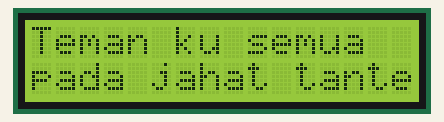
A sketch run on a simulated Arduino Uno, built with avr-gcc and run on an emulated ATmega328P. Parts: 16×2 character LCD.

Above: at 0.1 s.
At 3.7 s:
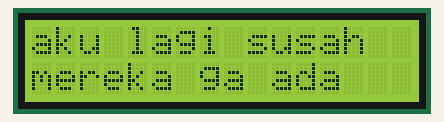
At 7.2 s:
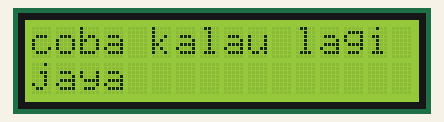
At 10.2 s:
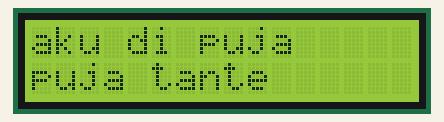

Measured:
- by itself, everything shown: repeats every 14.1 s, in 4 steps
- what the display in image 1 shows lasts 3.5 s, from 3.6 s to 7.1 s
- what the display in image 2 shows lasts 3.1 s, from 7.1 s to 10.2 s
- what the display in image 3 shows lasts 4.0 s, from 10.2 s to 14.2 s

The sketch:

LCD_I2C.ino
```cpp
#include <LiquidCrystal_I2C.h>

// Inisialisasi LCD I2C (Alamat 0x27, 16 Kolom, 2 Baris)
LiquidCrystal_I2C lcd(0x27, 16, 2);

// Struktur data untuk menyimpan baris lirik dan durasi tampil
struct LyricFrame {
  const char* line1;
  const char* line2;
  unsigned int durationMs;
};

// Array lirik beserta penyesuaian durasi (Tempo ~135 BPM)
LyricFrame lyrics[] = {
  {"Teman ku semua", "pada jahat tante", 3500},
  {"aku lagi susah",  "mereka ga ada",    3500},
  {"coba kalau lagi", "jaya",            3000},
  {"aku di puja",     "puja tante",  4000}
};

const int totalFrames = sizeof(lyrics) / sizeof(lyrics[0]);

void setup() {
  lcd.init();
  lcd.backlight();
}

void loop() {
  for (int i = 0; i < totalFrames; i++) {
    lcd.clear();
    lcd.setCursor(0, 0);
    lcd.print(lyrics[i].line1);
    lcd.setCursor(0, 1);
    lcd.print(lyrics[i].line2);
    delay(lyrics[i].durationMs);
  }
}
```
